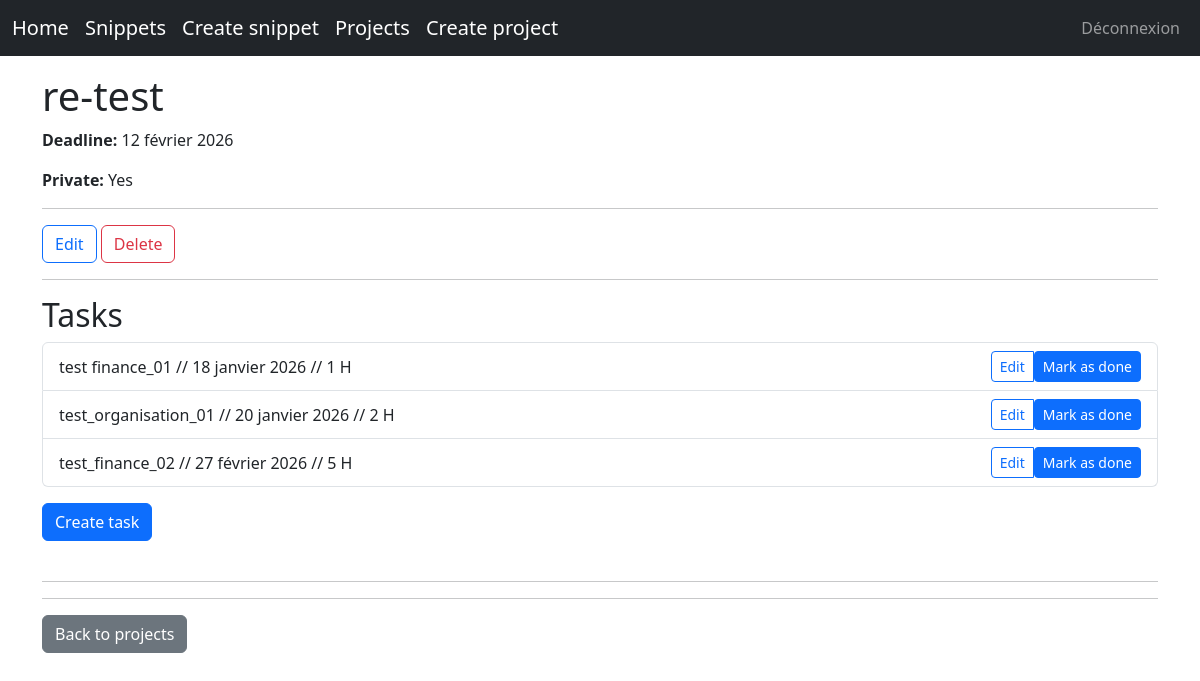
The page /tasks/projects/re-test/ (signed in) on the database as committed earlier.
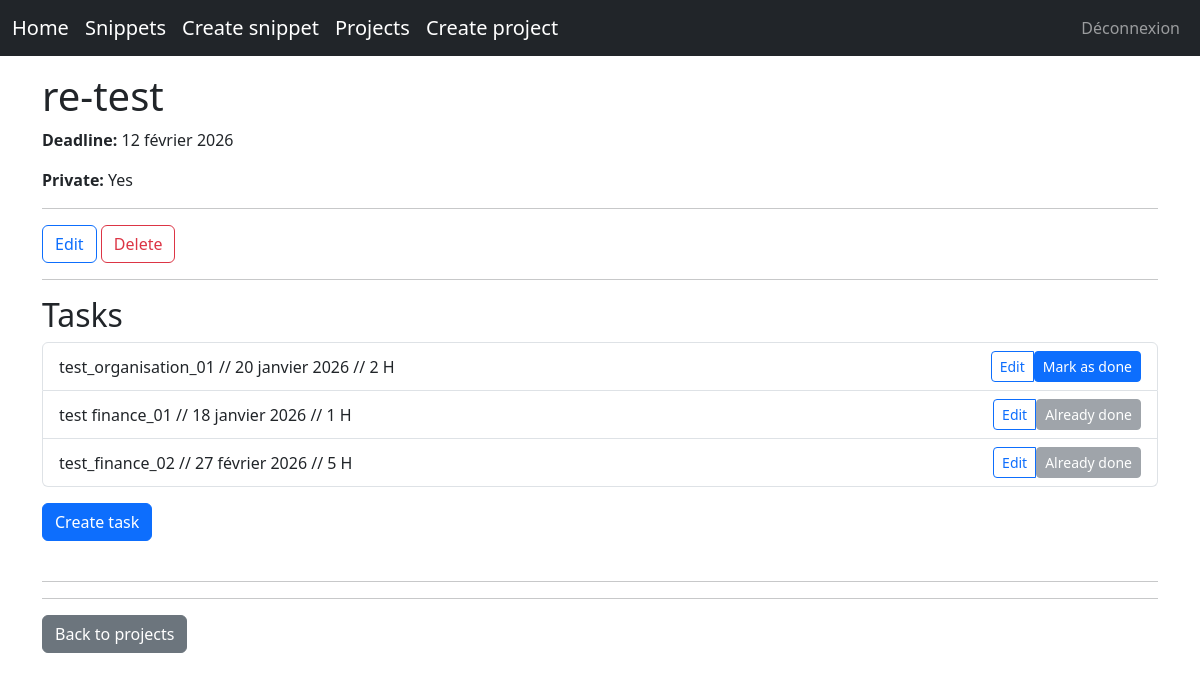
The same page on the database as committed later.
### tasks/models.py (models this page shows, shortened)
class Task(models.Model):
    AREA_CHOICES = [
        ('Fin', 'Finance'),
        ('RH', 'Ressources Humaines'),
        ('Org', 'Organisation'),
        ('Dev', 'Code'),
        ('Bud', 'Budget'),
        ('Perso', 'Personnel'),
        ('SRIA', 'SRIA Tools'),
    ]
    description = models.CharField(max_length=255)
    project = models.ForeignKey(
        Project,
        on_delete=models.CASCADE,
        related_name="tasks"
    )
    creator = models.ForeignKey(
        settings.AUTH_USER_MODEL,
        on_delete=models.CASCADE,
        related_name="tasks"
    )
    deadline = models.DateField(blank=True, null=True)
    done = models.BooleanField(default=False)
    slug = models.SlugField(unique=True, blank=True)
    area = models.CharField(max_length=20, choices=AREA_CHOICES, blank=True, null=True)
    time = models.IntegerField(help_text="Time in minutes", blank=True, null=True)
    created_at = models.DateTimeField(auto_now_add=True)
    class Meta:
        ordering = ["done", "deadline"]

### tasks/views.py (the view)
# urls.py: path('projects/<slug:slug>/', ProjectDetailView.as_view(), name='project_detail'),
class ProjectDetailView(LoginRequiredMixin, DetailView):
    model = Project
    template_name = 'tasks/project_detail.html'
    context_object_name = 'project'
    def get_queryset(self):
        return Project.objects.filter(creator=self.request.user)

### tasks/templates/tasks/project_detail.html (shortened to what this page needs)
{% extends "base.html" %}
{% block content %}
<h1>{{ project.name }}</h1>
<p>
    {% if project.deadline %}
        <strong>Deadline:</strong> {{ project.deadline }}
    {% endif %}
</p>
<p>
    <strong>Private:</strong>
    {{ project.private|yesno:"Yes,No" }}
</p>
<hr>
    <div class="mt-3">
        <a href="{% url 'project_update' project.slug %}" class="btn btn-outline-primary">
            Edit
        </a>
        <a href="{% url 'project_delete' project.slug %}" class="btn btn-outline-danger">
            Delete
        </a>
    </div>
<hr>
<h2>Tasks</h2>
{% if project.tasks.exists %}
    <ul class="list-group mb-3">
        {% for task in project.tasks.all %}
            <li class="list-group-item d-flex justify-content-between align-items-center">
                {{ task.description }} // {{ task.deadline|default:"(no deadline)"}} // {{ task.time|default:"(no estimate)" }} H
                <div class="btn-group">
                    {% if user == project.creator or user == task.creator %}
                        <a href="{% url 'task_update' task.slug %}"
                           class="btn btn-sm btn-outline-primary">
                            Edit
                        </a>
                    {% endif %}
                    <form method="post" action="{% url 'task_done' task.slug %}">
                        {% if not task.done %}
                            <button class="btn btn-sm btn-primary">
                                Mark as done
                            </button>
                        {% else %}
                            <button class="btn btn-sm btn-secondary" disabled>
                                Already done
                            </button>
                        {% endif %}
                    </form>
                </div>
            </li>
        {% endfor %}
    </ul>
{% else %}
    <p>No tasks yet.</p>
{% endif %}
<a href="{% url 'task_create' project.slug %}"
   class="btn btn-primary mb-4">
    Create task
</a>
<hr>
<hr>
<a href="{% url 'project_list' %}"
   class="btn btn-secondary">
    Back to projects
</a>
{% endblock %}

Rows that differ between the two databases and show on the page:
shown differently, row unchanged: Task "test_organisation_01": moves up the list
changed Task "test finance_01": done "Mark as done" → "Already done"
changed Task "test_finance_02": done "Mark as done" → "Already done"
